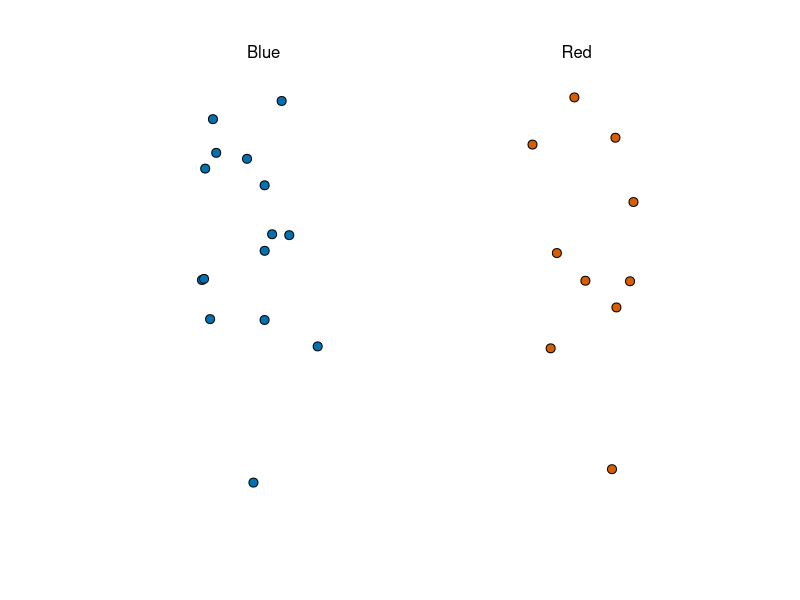
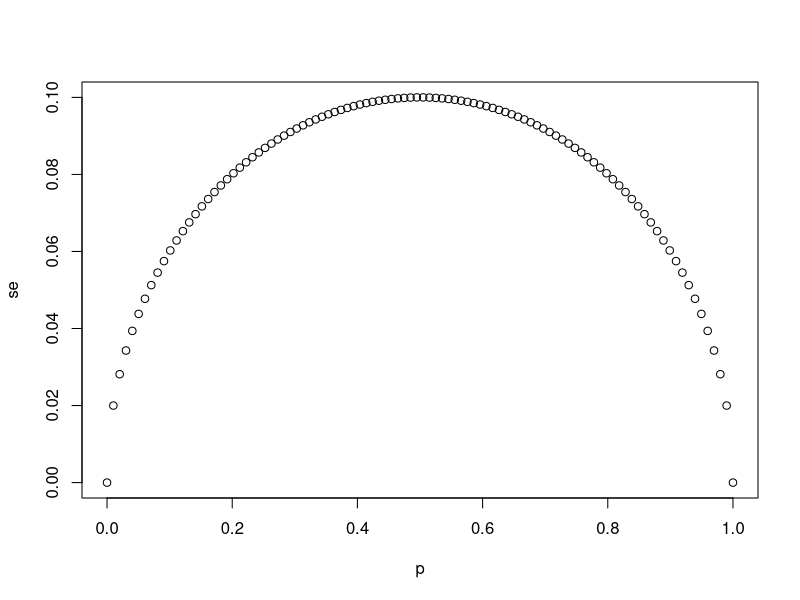
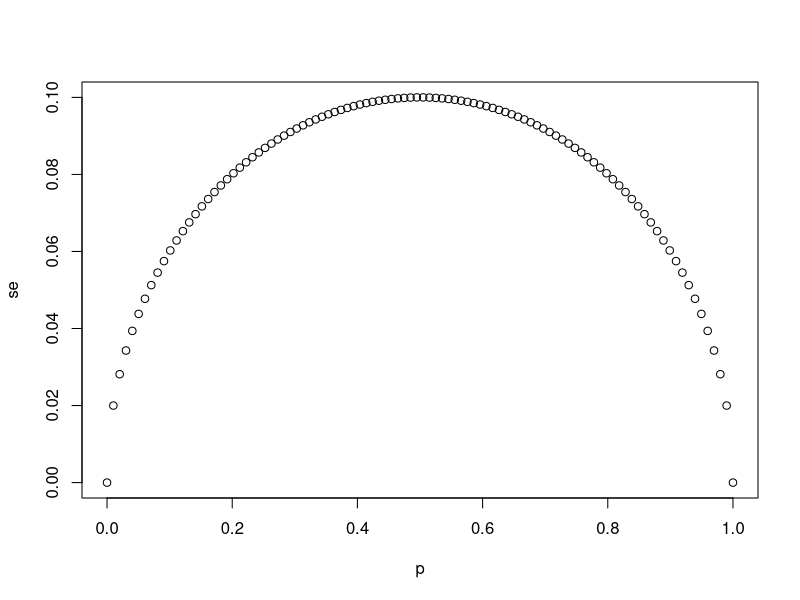
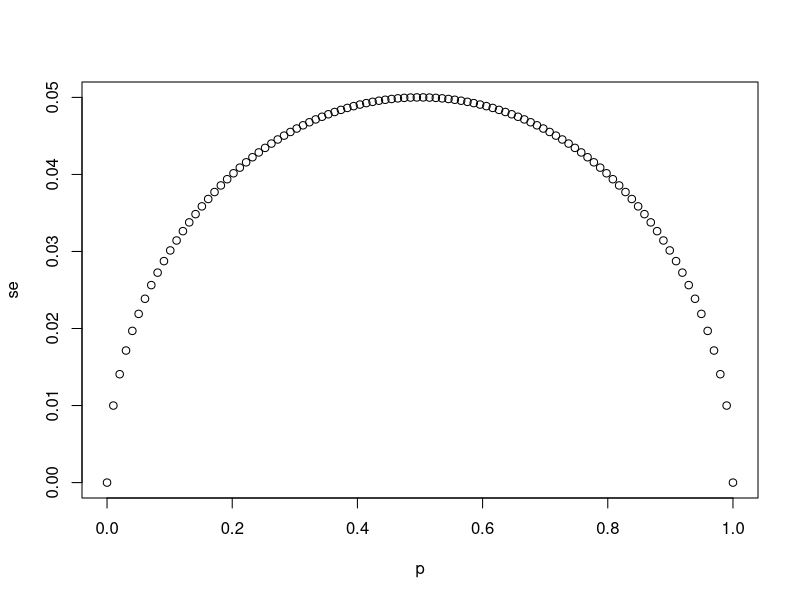
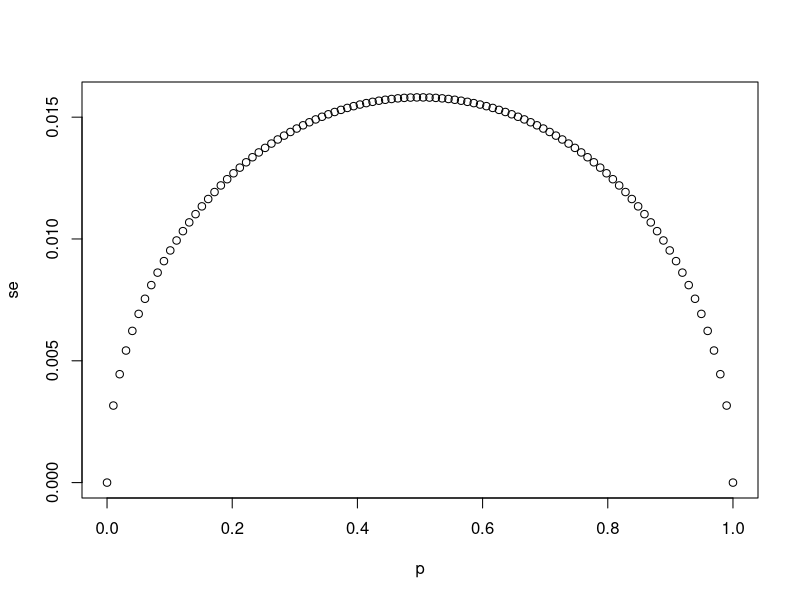
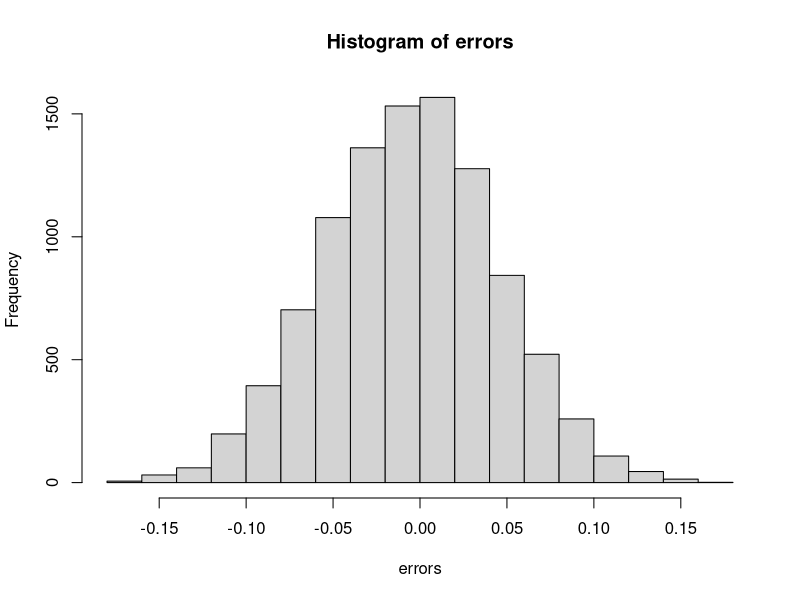
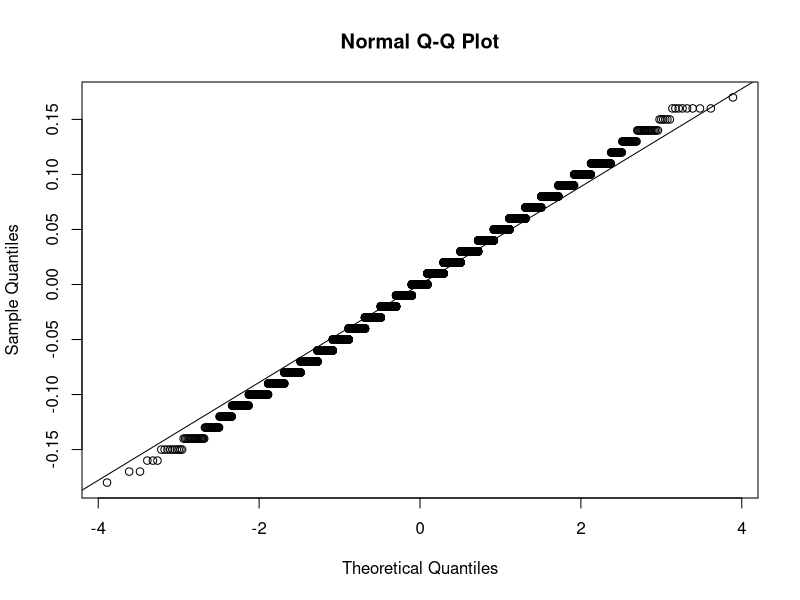
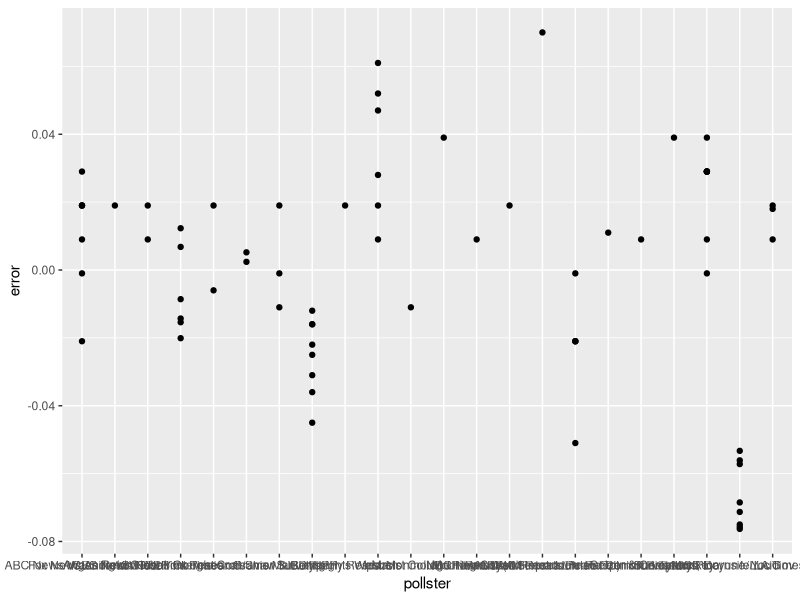

Write the R code that produced these figures, in order.
## ---- chunk 1
library(tidyverse)
library(dslabs)
take_poll(25)
## ---- chunk 2
p=0.51
sqrt(p*(1-p))/sqrt(1000)
## ---- chunk 3
N <- 25
p <- seq(0, 1, length = 100)
se <- sqrt(p*(1-p)/N)
plot(p, se)
## ---- chunk 4
N <- c(25, 100, 1000)
for(n in N){se <- sqrt(p*(1-p)/n)
plot(p, se)
}
## ---- chunk 5
N <- 25
p <- 0.45
2*sqrt(p*(1-p)/N)
## ---- chunk 6
x_hat <- 0.48
se <- sqrt(x_hat*(1-x_hat)/25)
se
## ---- chunk 7
pnorm(0.01/se) - pnorm(-0.01/se)
## ---- chunk 8
1.96*se
## ---- chunk 9
pnorm(1.96)-pnorm(-1.96)
## ---- chunk 10
B <- 10000
N <- 1000
x_hat <- replicate(B, {
  x <- sample(c(0,1), size = N, replace = TRUE, prob = c(1-p, p))
  mean(x)
})
## ---- chunk 11
p <- 0.45
N <- 1000

x <- sample(c(0,1), size = N, replace = TRUE, prob = c(1-p, p))
x_hat <- mean(x)
## ---- chunk 12
B <- 10000
x_hat <- replicate(B, {
  x <- sample(c(0,1), size = N, replace = TRUE, prob = c(1-p, p))
  mean(x)
})
## ---- chunk 13
mean(x_hat)
sd(x_hat)
## ---- chunk 14
take_sample <- function(p, N){x<- sample(c(0,1), size=N, replace=TRUE, prob=c(1-p,p))
mean(x)}
## ---- chunk 15
p <- 0.45
N <- 100
B <- 10000
errors <- replicate(B, take_sample(p, N)-p)
## ---- chunk 16
mean(errors)
hist(errors)
## ---- chunk 17
mean(abs(errors))
## ---- chunk 18
N <- 100
sqrt(p*(1-p)/N)
## ---- chunk 19
set.seed(1)
X <- sample(c(0,1), size = N, replace = TRUE, prob = c(1 - p, p))
barX <- mean(X)
sqrt(barX*(1-barX)/N)
## ---- chunk 20
qqnorm(errors)
qqline(errors)
## ---- chunk 21
p <- 0.45
N <- 100
1-pnorm(0.5, p, sqrt(p*(1-p)/N))
## ---- chunk 22
Xbar <- 0.51
se <- sqrt(Xbar*(1-Xbar)/N)
1 - pnorm(0.01, 0, se) + pnorm(-0.01, 0, se)
## ---- chunk 23
p <- 0.45
N <- 1000
## ---- chunk 24
x <- sample(c(0, 1), size = N, replace = TRUE, prob = c(1-p, p))
x_hat <- mean(x)
se_hat <- sqrt(x_hat * (1 - x_hat) / N)
c(x_hat - 1.96 * se_hat, x_hat + 1.96 * se_hat)
## ---- chunk 25
x <- sample(c(0,1), size=N, replace=TRUE, prob=c(1-p, p))
x_hat <- mean(x)
se_hat <- sqrt(x_hat * (1 - x_hat) / N)
c(x_hat - 1.96 * se_hat, x_hat + 1.96 * se_hat)
## ---- chunk 26
pnorm(1.96)-pnorm(-1.96)
## ---- chunk 27
z <- qnorm(0.995)
z
## ---- chunk 28
pnorm(z) - pnorm(-z)
## ---- chunk 29
qnorm(0.975)
## ---- chunk 30
N <- 1000
B <- 10000
inside <- replicate(B, {
  x <- sample(c(0,1), size = N, replace = TRUE, prob = c(1-p, p))
  x_hat <- mean(x)
  se_hat <- sqrt(x_hat * (1 - x_hat) / N)
  between(p, x_hat - 1.96 * se_hat, x_hat + 1.96 * se_hat)
})
mean(inside)
## ---- chunk 31
library(dslabs)
data("polls_us_election_2016")
## ---- chunk 32
library(tidyverse)
polls <- polls_us_election_2016 %>% 
  filter(enddate >= "2016-10-31" & state == "U.S.") 
## ---- chunk 33
N <- polls$samplesize[1]
x_hat <- polls$rawpoll_clinton[1]/100
## ---- chunk 34
se_hat <- sqrt(x_hat * (1-x_hat) / N)
c(x_hat-1.96 * se_hat, x_hat+1.96 * se_hat)
## ---- chunk 35
polls %>% mutate(x_hat = polls$rawpoll_clinton/100, se_hat = sqrt(x_hat*(1-x_hat)/samplesize),
                 lower = x_hat - 1.96*se_hat, upper = x_hat + 1.96*se_hat) %>%
  select(pollster, enddate, x_hat, lower, upper)
## ---- chunk 36
polls %>% mutate(x_hat = polls$rawpoll_clinton/100, se_hat = sqrt(x_hat*(1-x_hat)/samplesize),
                 lower = x_hat - 1.96*se_hat, upper = x_hat + 1.96*se_hat) %>%
  select(pollster, enddate, x_hat, lower, upper) %>% mutate(hit=lower<=0.482 & upper>=0.482) 
## ---- chunk 37
polls %>% mutate(x_hat = polls$rawpoll_clinton/100, se_hat = sqrt(x_hat*(1-x_hat)/N),
                 lower = x_hat - 1.96*se_hat, upper = x_hat + 1.96*se_hat) %>%
  select(pollster, enddate, x_hat, lower, upper) %>% mutate(hit=lower<=0.482 & upper>=0.482) %>% summarize(mean(hit))
## ---- chunk 38
polls <- polls_us_election_2016 %>% 
  filter(enddate >= "2016-10-31" & state == "U.S.")  %>%
  mutate(d_hat = rawpoll_clinton / 100 - rawpoll_trump / 100)
## ---- chunk 39
N <- polls$samplesize[1]
d_hat <- polls$d_hat[1]
x_hat <- (d_hat+1)/2
se_hat <- 2*sqrt(x_hat*(1-x_hat)/N)
c(d_hat-1.96 * se_hat, d_hat+1.96 * se_hat)
## ---- chunk 40
polls %>% mutate(X_hat = (d_hat+1)/2, se_hat = 2*sqrt(X_hat*(1-X_hat)/samplesize), lower = d_hat-1.96*se_hat, upper = d_hat + 1.96*se_hat) %>% select(pollster, enddate, d_hat, lower, upper) %>% mutate(hit = lower<=0.021 & upper>=0.021)
## ---- chunk 41
polls %>% mutate(X_hat = (d_hat+1)/2, se_hat = 2*sqrt(X_hat*(1-X_hat)/samplesize), lower = d_hat - 1.96*se_hat, upper = d_hat+1.96*se_hat) %>% select(pollster, enddate, d_hat, lower, upper) %>% mutate(hit = lower<=0.021 & upper>=0.021) %>% summarize(mean(hit))
## ---- chunk 42
polls %>% mutate(error = d_hat - 0.021) %>% 
  ggplot(aes(pollster, error)) +
  geom_point()
## ---- chunk 43
polls %>% mutate(error = d_hat - 0.021) %>%
  group_by(pollster) %>%
  filter(n() >= 5) %>%
  ggplot(aes(pollster, error)) +
  geom_point()
## ---- chunk 44
N <- 25
x_hat <- 0.48
(2 * x_hat - 1) + c(-1.96, 1.96) * 2 * sqrt(x_hat * (1 - x_hat) / N)
## ---- chunk 45
N <- 100
z <- sqrt(N)*0.02/0.5
1 - (pnorm(z) - pnorm(-z))
## ---- chunk 46
library(tidyverse)
library(dslabs)
data("research_funding_rates")
research_funding_rates %>% select(discipline, applications_total, 
                                  success_rates_total) %>% head()
## ---- chunk 47
names(research_funding_rates)
## ---- chunk 48
totals <- research_funding_rates %>% 
  select(-discipline) %>% 
  summarize_all(sum) %>%
  summarize(yes_men = awards_men, 
            no_men = applications_men - awards_men, 
            yes_women = awards_women, 
            no_women = applications_women - awards_women) 
## ---- chunk 49
totals %>% summarize(percent_men = yes_men/(yes_men+no_men),
                     percent_women = yes_women/(yes_women+no_women))
## ---- chunk 50
tab <- matrix(c(3,1,1,3),2,2)
rownames(tab)<-c("Poured Before","Poured After")
colnames(tab)<-c("Guessed before","Guessed after")
tab
## ---- chunk 51
fisher.test(tab, alternative="greater")$p.value
## ---- chunk 52
totals %>% summarize(percent_men = yes_men/(yes_men+no_men),
                     percent_women = yes_women/(yes_women+no_women))
## ---- chunk 53
rate <- totals %>%
  summarize(percent_total = 
              (yes_men + yes_women)/
              (yes_men + no_men +yes_women + no_women)) %>%
  pull(percent_total)
rate
## ---- chunk 54
two_by_two <- data.frame(awarded = c("no", "yes"), 
                     men = c(totals$no_men, totals$yes_men),
                     women = c(totals$no_women, totals$yes_women))
two_by_two
## ---- chunk 55
data.frame(awarded = c("no", "yes"), 
       men = (totals$no_men + totals$yes_men) * c(1 - rate, rate),
       women = (totals$no_women + totals$yes_women) * c(1 - rate, rate))
## ---- chunk 56
chisq_test <- two_by_two %>% select(-awarded) %>% chisq.test()
chisq_test$p.value
## ---- chunk 57
odds_men <- with(two_by_two, (men[2]/sum(men)) / (men[1]/sum(men)))
odds_men
## ---- chunk 58
odds_women <- with(two_by_two, (women[2]/sum(women)) / (women[1]/sum(women)))
odds_women
## ---- chunk 59
log_or <- log(odds_men / odds_women)
se <- two_by_two %>% select(-awarded) %>%
  summarize(se = sqrt(sum(1/men) + sum(1/women))) %>%
  pull(se)
ci <- log_or + c(-1,1) * qnorm(0.975) * se
## ---- chunk 60
exp(ci)
## ---- chunk 61
2*(1 - pnorm(log_or, 0, se))
## ---- chunk 62
two_by_two %>% select(-awarded) %>%
  mutate(men = men*10, women = women*10) %>%
  chisq.test() %>% .$p.value
## ---- chunk 63
two_by_two <- data.frame(results = c("wins", "losses"), 
                     important_events = c(8, 9),
                     not_important_events = c(350-8, 150-9))
two_by_two
chisq_test <- two_by_two %>% select(-results) %>% chisq.test()
chisq_test$p.value
## ---- chunk 64
odds_important_events <- with(two_by_two, (important_events[1]/sum(important_events)) / (important_events[2]/sum(important_events)))
odds_not_important_events <- with(two_by_two, (not_important_events[1]/sum(not_important_events)) / (not_important_events[2]/sum(not_important_events)))
log_or <- log(odds_important_events / odds_not_important_events)
se <- two_by_two %>% select(-results) %>%
  summarize(se = sqrt(sum(1/important_events) + sum(1/not_important_events))) %>%
  pull(se)
ci <- log_or + c(-1,1) * qnorm(0.975) * se
exp(ci)
## ---- chunk 65
two_by_two %>% select(-results) %>%
  mutate(important_events = important_events*10, not_important_events = not_important_events*10) %>%
  chisq.test() %>% .$p.value
